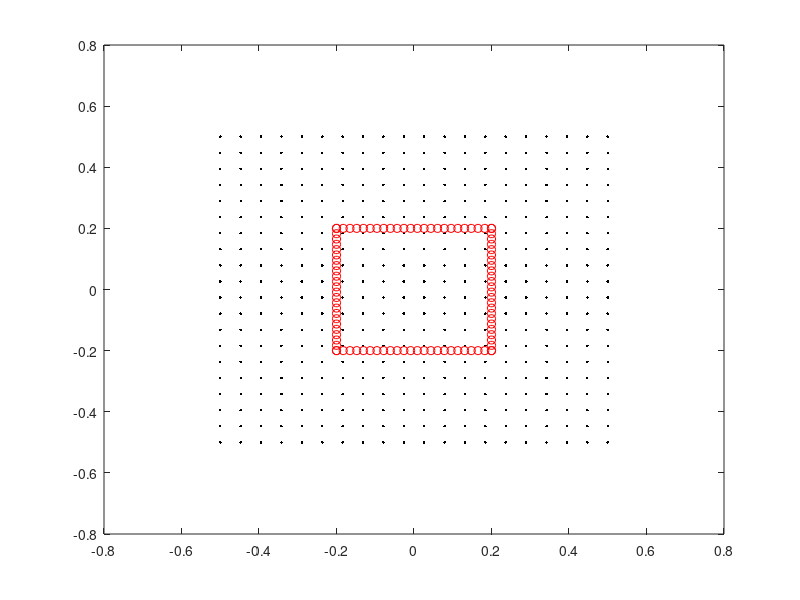

The MATLAB source for this figure: (Note: this script raises an error after producing the figure.)
clear all
close all
clc


%% 2D
di = 1; 

d = linspace(-0.5*di,0.5*di,20);

[x,y] = meshgrid(d);

l = linspace(-0.2,0.2,length(d).*1.2);

L1 = [l;l(1).*ones(1,length(l))];
L2 = [l(1).*ones(1,length(l));l];

L3 = [l(end).*ones(1,length(l));l];
L4 = [l;l(end).*ones(1,length(l))];

S = [L1 L2 L3 L4];

plot(x,y,'.k')
hold on
plot(S(1,:),S(2,:),'or')

%% 3D
di = 1; 
d = linspace(-0.5*di,0.5*di,10);
[x,y,z] = meshgrid(d);

l = linspace(-0.2,0.2,length(d).*2);
orgsep = (0.5445./2)*0.4;
loc = [-orgsep orgsep];

for i = 1:2
    pos = loc(i).*ones(1,length(l));
    L1(:,:,i) = [l;pos;l(1).*ones(1,length(l))];
    L2(:,:,i) = [l(1).*ones(1,length(l));pos;l];
    L3(:,:,i) = [l(end).*ones(1,length(l));pos;l];
    L4(:,:,i) = [l;pos;l(end).*ones(1,length(l))];
    S(:,:,i) = [L1(:,:,i) L2(:,:,i) L3(:,:,i) L4(:,:,i)];
end

plot3(x(:),y(:),z(:),'.k')
hold on
plot3(S(1,:,1),S(2,:,1),S(3,:,1),'or')
plot3(S(1,:,2),S(2,:,2),S(3,:,2),'or')
axis square

